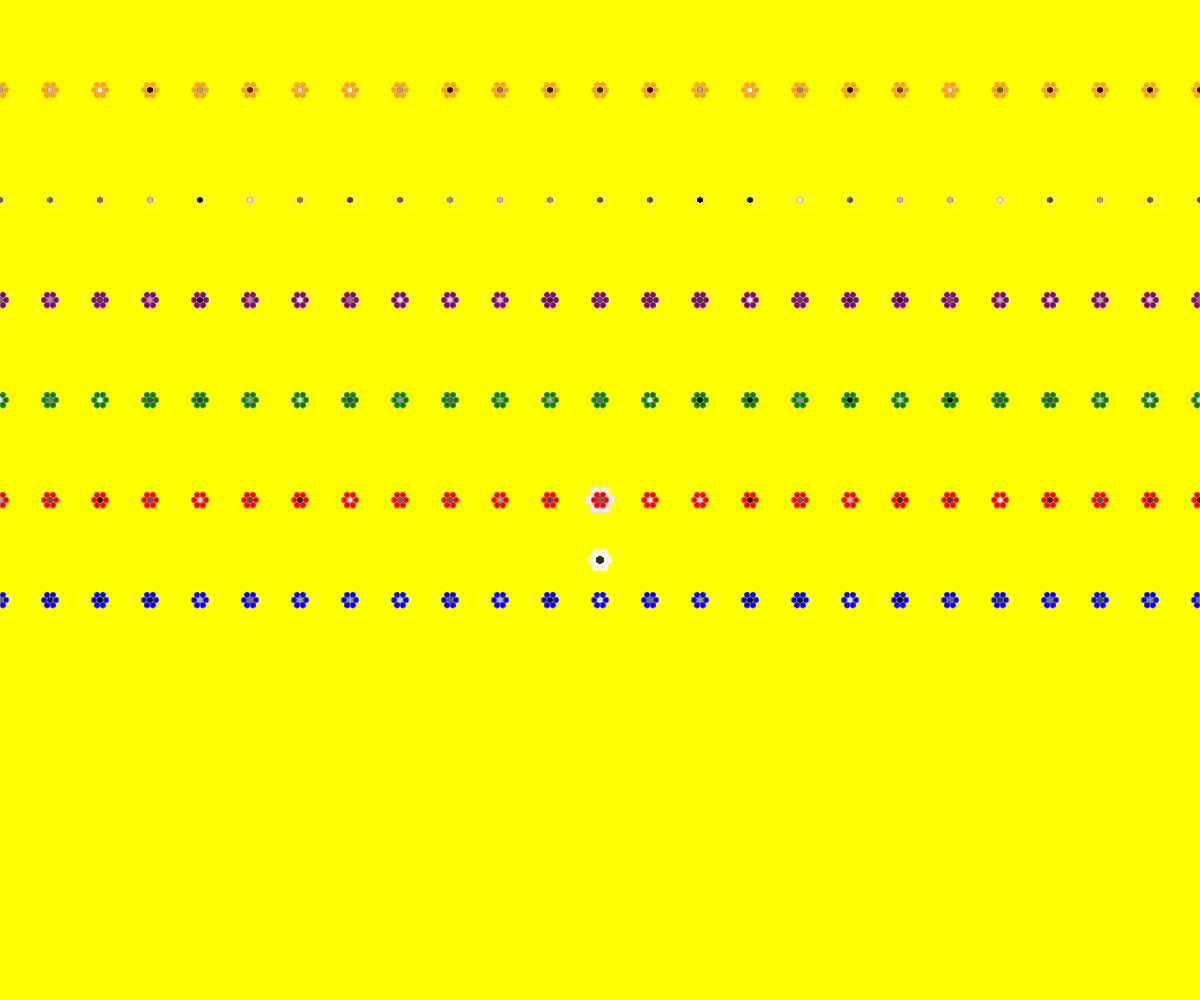
Frame 1 (no input)
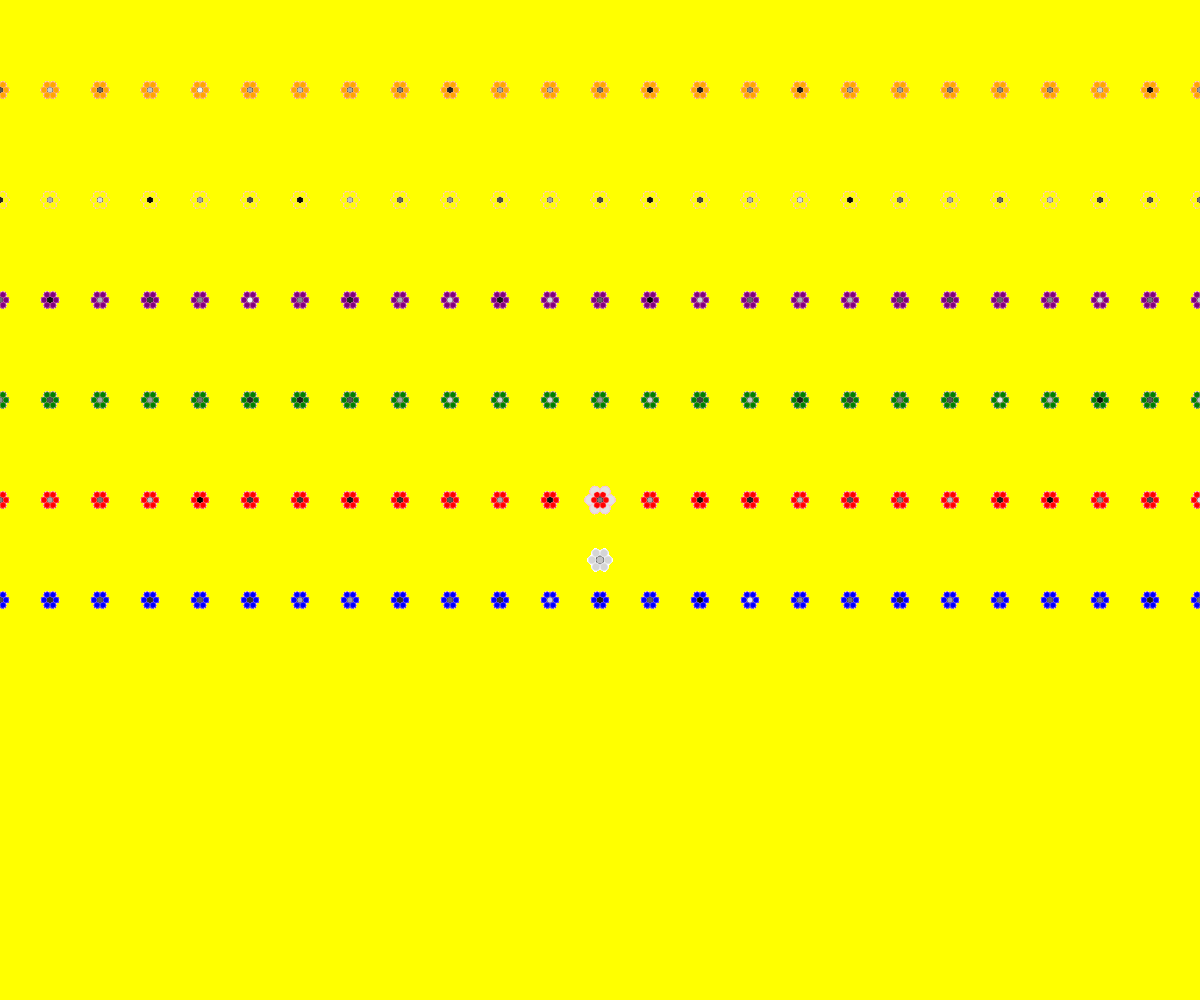
Frame 60 (no input)
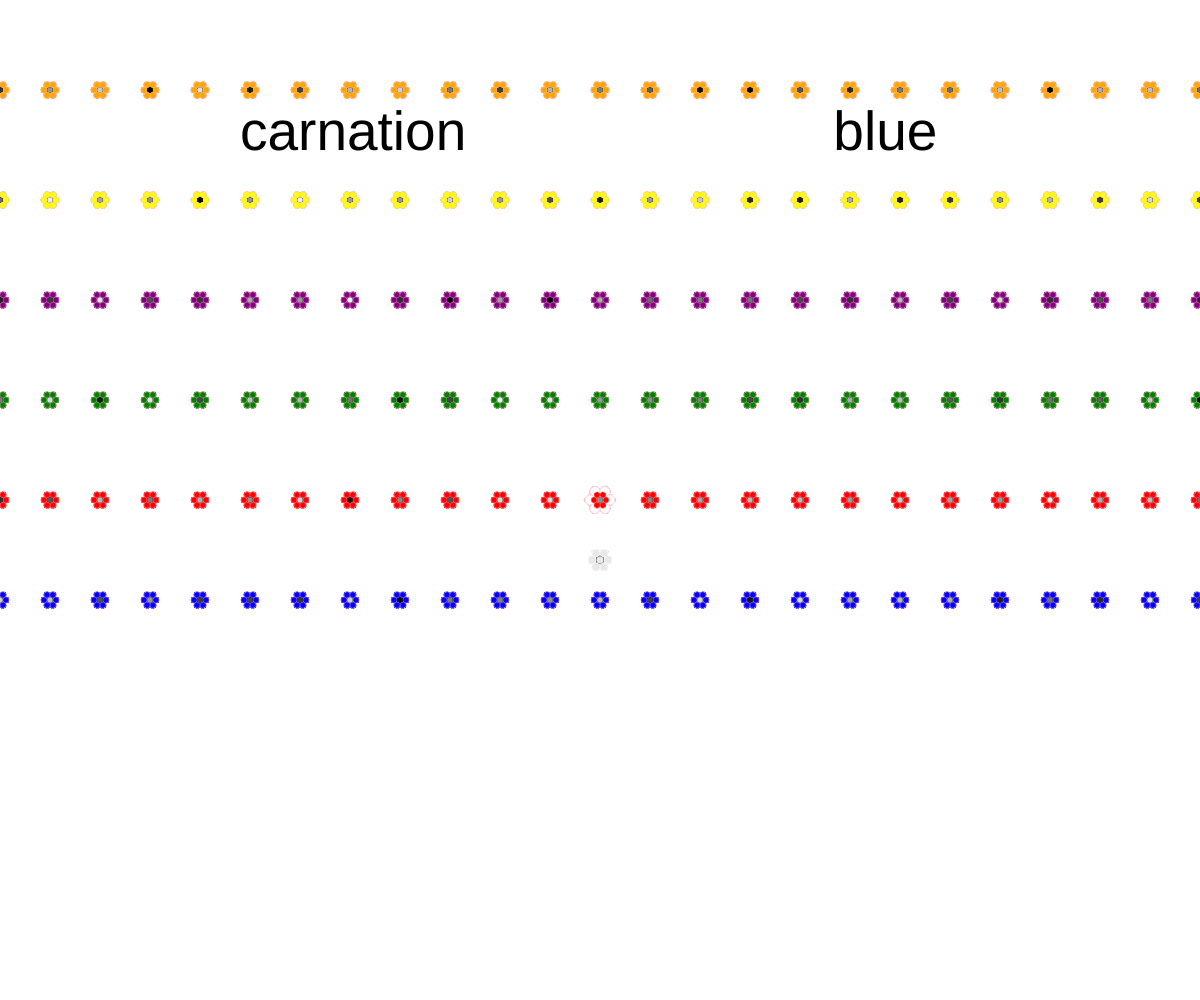
Frame 120 (the mouse pressed at the canvas centre since frame 60)

The p5.js sketch that drew these frames (run headless with seeded random() and noise() and a simulated clock; from frame 60 on, the mouse is pressed at the canvas centre):

// p5.js sketch
// ── sketch.js
//flowers I know of

let flowers = [{
  name: "rose",
  color: "red"
}, {
  name: "lily",
  color: "white"
}, {
  name: "orchid",
  color: "purple"
}, {
  name: "carnation",
  color: "blue"
}, {
  name: "camelia",
  color: "pink"
}, {
  name: "poppy",
  color: "orange"
}, {
  name: "freesia",
  color: "yellow"
}]



let randomFlower;
let centerSize = 20;
let petalSize = 20;
let petalNumber = 8;

function setup() {
  createCanvas(windowWidth, windowHeight);
  background('yellow');
  angleMode(DEGREES);
  // randomFlower = int(random(flowers.length));
  // text(flowers[randomIndex].name, 50, 50);
  // flowers.splice(randomIndex,1 );
  // console.log(flowers);
}


function draw() {
  //translate (width/2, height/2 + 200);
  //branch(100);
  flowerss('white', 'pink', random(255, 200, 255), width / 2, height / 2, 0.5);
  flowerss('green', 'white', random(255, 200, 255), width / 2, height / 2 + 60, 0.4);

  for (let i = 0; i < 31; i++) {
    flowerss('white', 'pink', 'orange', 50 * i, 90, 0.3);
    flowerss('white', 'pink', 'yellow', 50 * i, 200, 0.3);
    //flowerss('white', 'pink', 'purple', 50*i, 300, 0.3);
    flowerss('white', 'pink', 'red', 50 * i, 500, 0.3);
    flowerss('white', 'pink', 'green', 50 * i, 400, 0.3);
    flowerss('white', 'pink', 'blue', 50 * i, 600, 0.3);
    flowerss('white', 'pink', 'purple', 50 * i, 300, 0.3);

  }
}

function flowerss(color1, strokeColor, color2, xPos, yPos, scaleNumber) {
  push();
  translate(xPos, yPos);
  scale(scaleNumber);
  fill((random(755), random(100), random(245)));
  circle(0, 0, centerSize);
  //petal
  for (let i = 0; i < petalNumber; i++) {
    angle = 60;
    rotate(angle);
    stroke(strokeColor);
    fill(color2);
    circle(20, 0, petalSize);
  }
  pop();


}

function mousePressed() {

  if (flowers[0]) {
  //background(random(200, 20), random(10, 100), random(255));
  background(255);
  randomFlower = int(random(flowers.length));
  textSize(55);

  text(flowers[randomFlower].name, width/5, 150);
  text(flowers[randomFlower].color, width/36*25, 150);
  flowers.splice(randomFlower,1);
} else {
  background(255);
  text("how many do you know?", width/4,150);

}
}
// function branch(spread) {

//   push();
//   if(spread > 10) {

//     strokeWeight (map (spread, 10, 100, 1, 20));
//     stroke(70,40,20);
//     line(0,0,0,- spread);
//     translate(0,- spread);
//     rotate(random(-20, - 30));
//     branch(spread * random (0.5, 0.9));
//   }else{
//     var r = 70 + random(-20, 60);
//     var g = 100 + random(-40, 10 );
//     var b = 40 + random (-20, 20);
//     fill (r, g, b);
//     noStroke();

//   pop();

// }
// }
